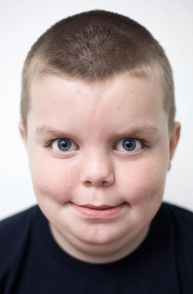
#> input picture image1_LowFreq.png, 193 x 294 px
$ python hybrid_image.py
#> lines starting #> are read from the running program, lines starting #| are printed output that depends on the picture
import sys
import cv2
import numpy as np
import matplotlib.pyplot as plt

def cross_correlation(img, kernel):
    '''Computes cross-correlation between image and kernel.'''
    img_height, img_width = img.shape
    kernel_height, kernel_width = kernel.shape
    pad_h, pad_w = kernel_height // 2, kernel_width // 2

    # Pad the image with zeros
    img_padded = np.pad(img, ((pad_h, pad_h), (pad_w, pad_w)), mode='constant')

    # Output image
    output = np.zeros(img.shape)

    # Apply kernel to each pixel
    for i in range(img_height):
        for j in range(img_width):
            region = img_padded[i:i + kernel_height, j:j + kernel_width]
            output[i, j] = np.sum(region * kernel)

    return output

def convolution(img, kernel):
    '''Flips kernel and performs cross-correlation (which is equivalent to convolution).'''
    flipped_kernel = np.flipud(np.fliplr(kernel))
    return cross_correlation(img, flipped_kernel)

def gaussian_blur(sigma, height, width):
    '''Generates a Gaussian kernel.'''
    center_h, center_w = height // 2, width // 2
    kernel = np.zeros((height, width))

    for i in range(height):
        for j in range(width):
            diff = ((i - center_h) ** 2 + (j - center_w) ** 2)
            kernel[i, j] = np.exp(-diff / (2 * sigma ** 2))

    kernel /= np.sum(kernel)  # Normalize
    return kernel

def low_pass(img, sigma, size):
    '''Applies a low-pass filter using a Gaussian kernel.'''
    kernel = gaussian_blur(sigma, size, size)
    return np.stack([convolution(img[:, :, i], kernel) for i in range(3)], axis=-1)

def high_pass(img, sigma, size):
    '''Applies a high-pass filter by subtracting the low-pass image from the original.'''
    return img - low_pass(img, sigma, size)

def create_hybrid_image(img1, img2, sigma1, size1, high_low1, sigma2, size2, high_low2, mixin_ratio):
    '''Creates a hybrid image by blending low-pass and high-pass images.'''
    img1 = img1.astype(np.float32) / 255.0  # Normalize
    img2 = img2.astype(np.float32) / 255.0

    img1 = low_pass(img1, sigma1, size1) if high_low1 == 'low' else high_pass(img1, sigma1, size1)
    img2 = low_pass(img2, sigma2, size2) if high_low2 == 'low' else high_pass(img2, sigma2, size2)

    # Merge images
    hybrid_img = (img1 * (1 - mixin_ratio)) + (img2 * mixin_ratio)
    return (hybrid_img * 255).clip(0, 255).astype(np.uint8)

# Load images with swapped roles
img1 = cv2.imread('image1_LowFreq.png')  # Now Low-pass
#> img1 is the input picture: shape (294, 193, 3); mean B, G, R 139.9, 141.2, 156.3
img2 = cv2.imread('image2_HighFreq.png')  # Now High-pass
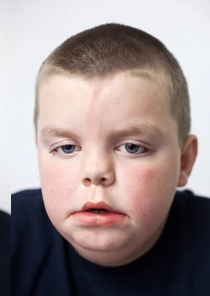
#> input picture image2_HighFreq.png, 210 x 296 px
#> img2 is the input picture: shape (296, 210, 3); mean B, G, R 138.5, 139.5, 153.4

# Check if images are loaded
if img1 is None:
    print("Error: 'image1_LowFreq.png' not found.")
    sys.exit()
if img2 is None:
    print("Error: 'image2_HighFreq.png' not found.")
    sys.exit()

# Convert from BGR to RGB for correct display
img1 = cv2.cvtColor(img1, cv2.COLOR_BGR2RGB)
img2 = cv2.cvtColor(img2, cv2.COLOR_BGR2RGB)

# Resize images
img1 = cv2.resize(img1, (500, 500))
#> img1: shape (500, 500, 3)
img2 = cv2.resize(img2, (500, 500))
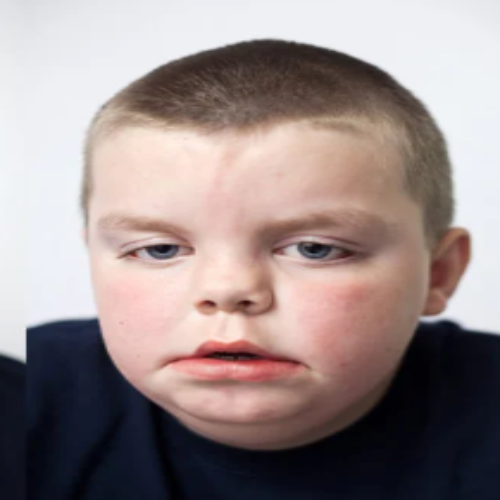
#> img2: shape (500, 500, 3); mean R, G, B 153.4, 139.4, 138.4

# Define parameters
sigma1, size1 = 5, 15  # Low-pass for img1
sigma2, size2 = 5, 15  # High-pass for img2
mixin_ratio = 0.5  # Balance blending

# Generate hybrid image
hybrid_img = create_hybrid_image(img1, img2, sigma1, size1, 'low', sigma2, size2, 'high', mixin_ratio)
#> in create_hybrid_image, `img1 = img1.astype(np.float32) / 255.0`:
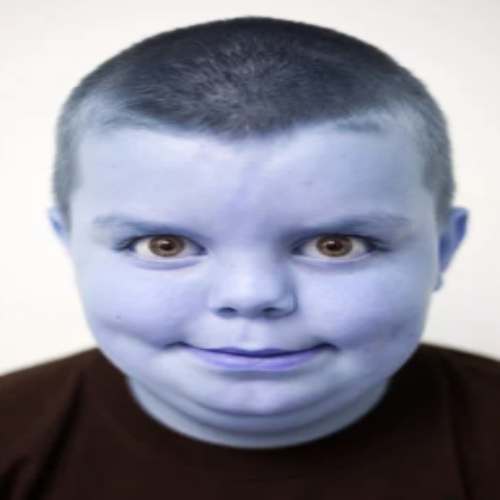
#> img1: shape (500, 500, 3) float32; mean of channels 0, 1, 2 0.613, 0.554, 0.548; drawn as B, G, R
#> in create_hybrid_image, `img2 = img2.astype(np.float32) / 255.0`:
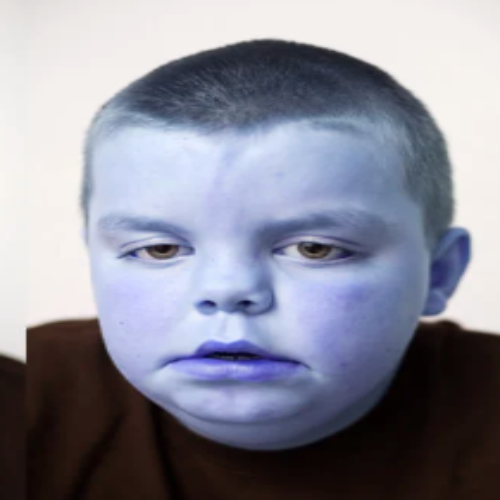
#> img2: shape (500, 500, 3) float32; mean of channels 0, 1, 2 0.601, 0.547, 0.543; drawn as B, G, R
#> in high_pass, `return img - low_pass(img, sigma, size)`:
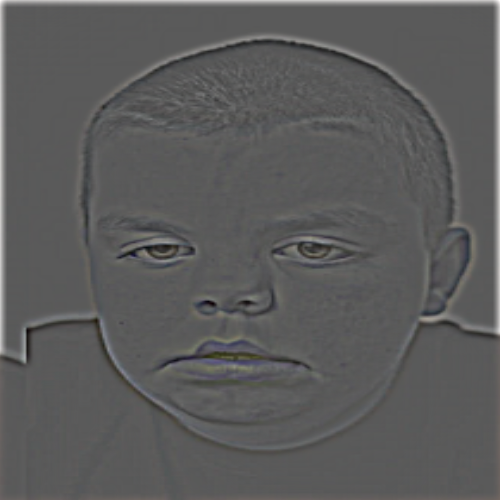
#> returned value: shape (500, 500, 3) float64; mean of channels 0, 1, 2 0.00698, 0.00714, 0.0075; drawn with min black and max white
#> in create_hybrid_image, `hybrid_img = (img1 * (1 - mixin_ratio)) + (img2 * mixin_ratio)`:
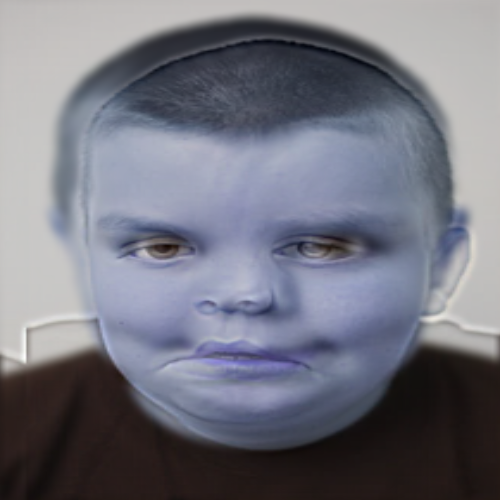
#> hybrid_img: shape (500, 500, 3) float64; mean of channels 0, 1, 2 0.306, 0.277, 0.274; drawn with min black and max white
#> in create_hybrid_image, `return (hybrid_img * 255).clip(0, 255).astype(np.uint8)`:
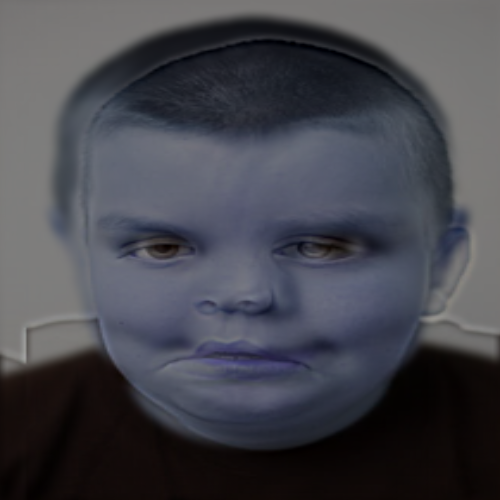
#> returned value: shape (500, 500, 3); mean of channels 0, 1, 2 77.6, 70, 69.3; drawn as B, G, R

# Display images
plt.figure(figsize=(10, 5))

plt.subplot(1, 3, 1)
plt.title("Low-Pass Image")
plt.imshow(low_pass(img1, sigma1, size1).astype(np.uint8))

plt.subplot(1, 3, 2)
plt.title("High-Pass Image")
plt.imshow(high_pass(img2, sigma2, size2).astype(np.uint8))
#> (the run stopped early here; a loop or call above may not have finished)
